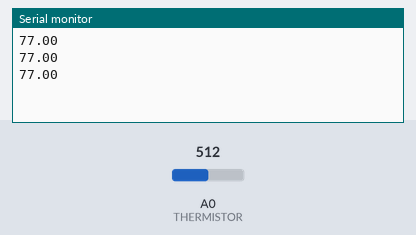
Bench run of a sketch on a simulated Arduino Uno, built with avr-gcc and run on an emulated ATmega328P. Parts: the last lines printed to the serial monitor. The inputs (shaded band) are chosen by the test bench; at power-on: A0 (THERMISTOR) = 512.

Above: at 1.3 s.
1.4 s: A0 (THERMISTOR) set to 0
At 1.9 s:
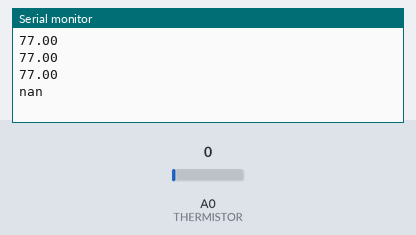
3.5 s: A0 (THERMISTOR) set to 122
At 3.9 s:
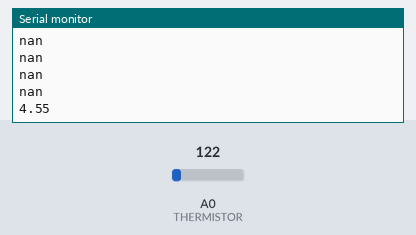

The sketch:

thermistor.ino
```cpp
// http://arduino.cc/playground/ComponentLib/Thermistor2
// Math used for forumula temperature calculation
#include <math.h>

// Thermistor pin
const int THERMISTOR = 0;

// Setup serial communication
void setup()
{
  Serial.begin( 9600 );
}

// Infinite loop
void loop()
{
  double temperature = 0;

  // Get temperature using custom function
  // Send value to the serial port
  temperature = thermister( analogRead( THERMISTOR ) );
  Serial.println( temperature );

  // Wait for next sample
  delay( 500 );
}

// Called to calculate temperature
double thermister( int analog )
{
  double temp = 0;

  temp = log( ( ( 10240000 / analog ) - 10000 ) );
  temp = 1 / ( 0.001129148 + ( 0.000234125 + ( 0.0000000876741 * temp * temp ) ) * temp );
  temp = temp - 273.15;
  temp = ( temp * 9.0 ) / 5 + 32.0;

  return temp;
}
```

Measured:
- after the input at 1.4 s, the serial monitor: prints a new line after 0.10 s (image 1)
- after the input at 3.5 s, the serial monitor: prints a new line at once (image 2)
